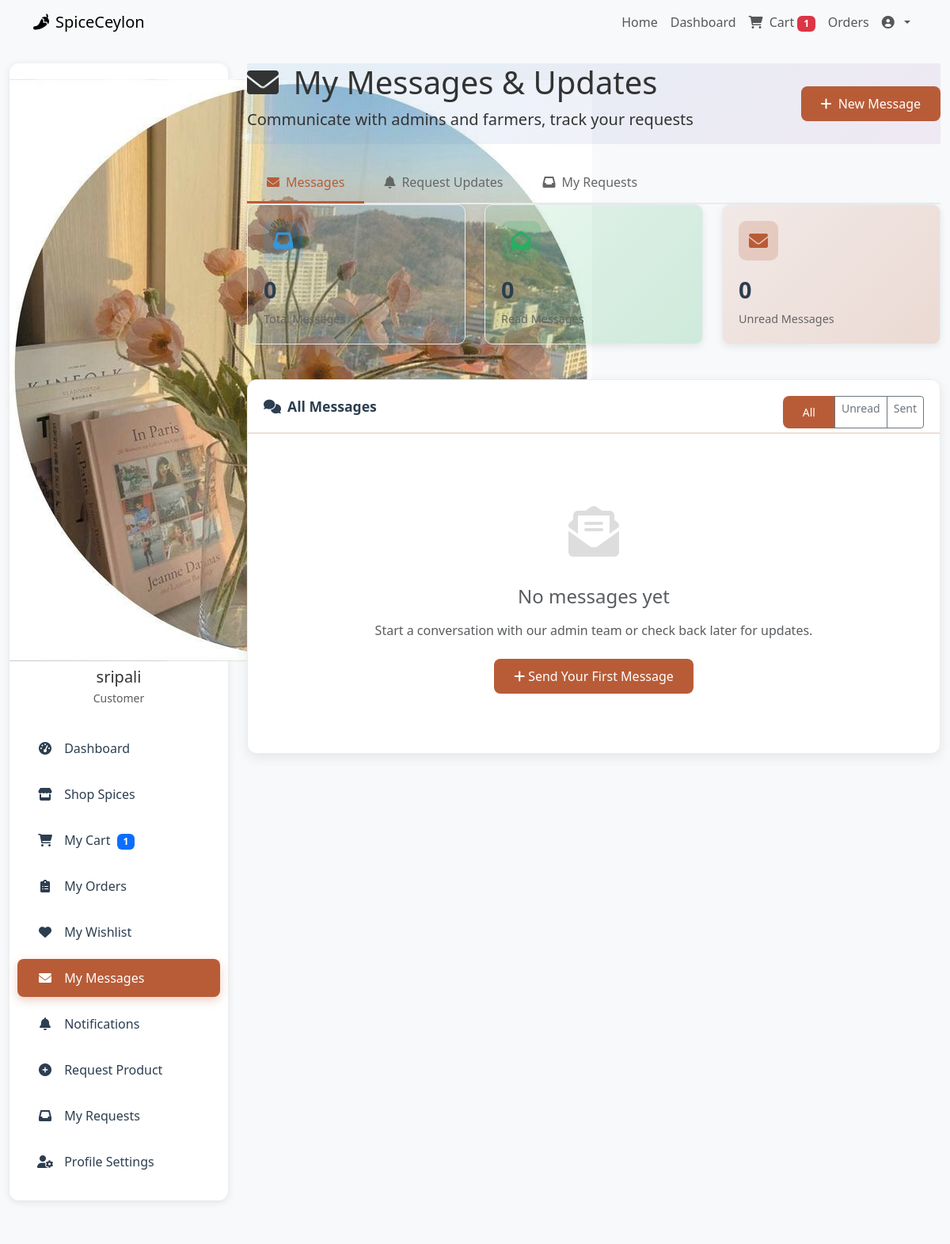
The app's page /customer/messages.php (signed in, upper part), older data.
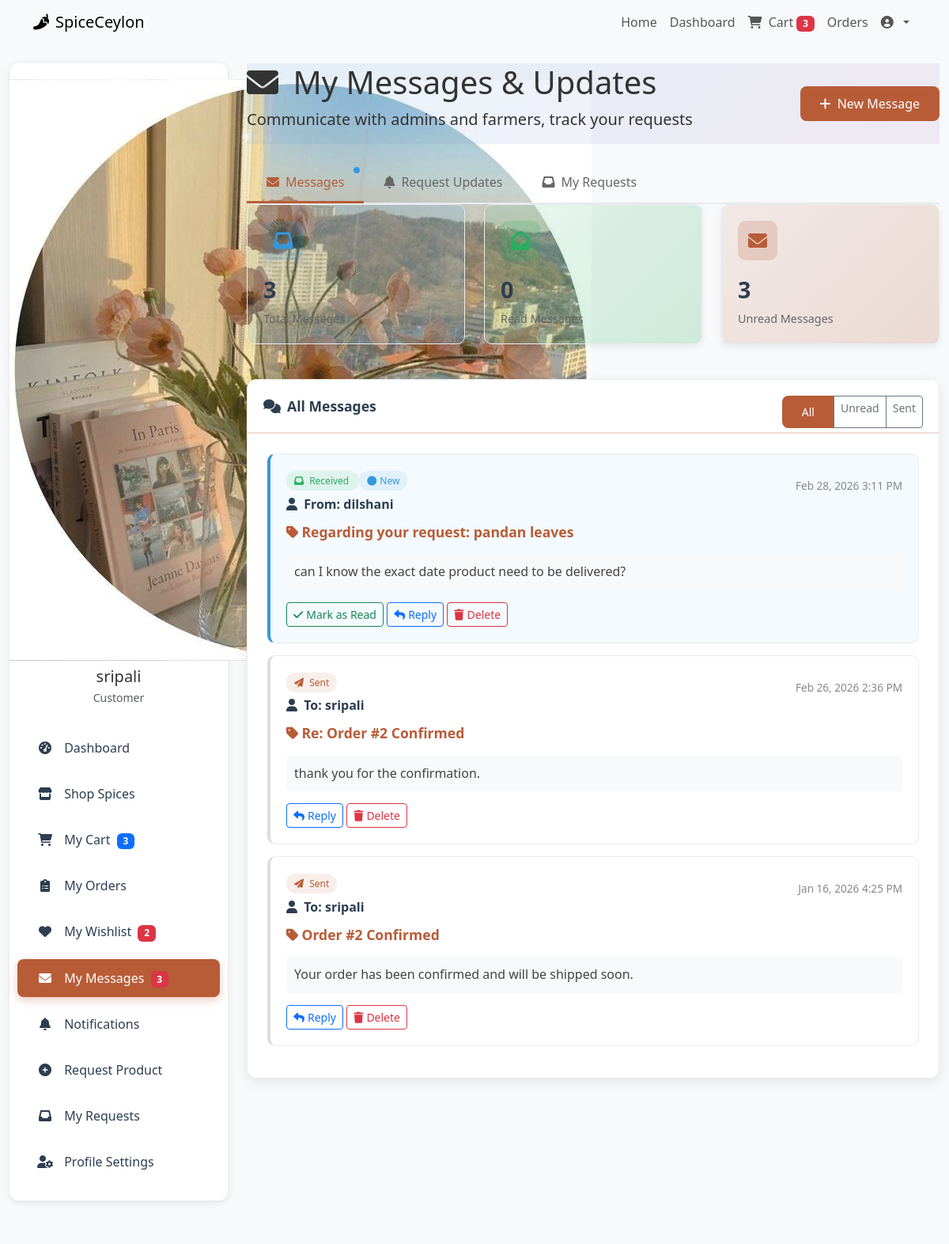
The same page, newer data.
### tables this page shows
CREATE TABLE `messages` (
  `id` int(11) NOT NULL,
  `sender_id` int(11) NOT NULL,
  `sender_role` enum('admin','farmer','customer') NOT NULL,
  `receiver_id` int(11) NOT NULL,
  `receiver_role` enum('admin','farmer','customer') NOT NULL,
  `subject` varchar(255) DEFAULT '',
  `message` text NOT NULL,
  `related_order_id` int(11) DEFAULT NULL,
  `related_product_id` int(11) DEFAULT NULL,
  `is_read` tinyint(1) DEFAULT 0,
  `created_at` timestamp NOT NULL DEFAULT current_timestamp()
);

CREATE TABLE `users` (
  `user_id` int(11) NOT NULL,
  `name` varchar(255) DEFAULT NULL,
  `email` varchar(255) DEFAULT NULL,
  `password` varchar(255) DEFAULT NULL,
  `phone` varchar(20) DEFAULT NULL,
  `address` varchar(255) DEFAULT NULL,
  `role` enum('customer','farmer') DEFAULT NULL,
  `farm_location` varchar(255) DEFAULT NULL,
  `profile_image` varchar(255) DEFAULT 'default-avatar.jpg',
  `is_registered` tinyint(1) DEFAULT 1,
  `created_at` timestamp NOT NULL DEFAULT current_timestamp(),
  `status` enum('pending','approved','active','inactive','suspended','rejected') NOT NULL DEFAULT 'pending' COMMENT 'User account status: pending=waiting approval, approved=approved but not active yet',
  `email_notifications` tinyint(1) DEFAULT 1,
  `push_notifications` tinyint(1) DEFAULT 1,
  `last_notification_check` timestamp NULL DEFAULT NULL
);

### customer/messages.php (the view, shortened to what the changed rows need)
<?php
require_once '../config/db.php';
$customer_id = $_SESSION['user_id'];
$cart_query = "SELECT COUNT(*) as cart_count FROM cart WHERE customer_id = ?";
$cart_stmt = $conn->prepare($cart_query);
$cart_stmt->bind_param("i", $customer_id);
$cart_stmt->execute();
$cart_result = $cart_stmt->get_result();
$cart_count = $cart_result->fetch_assoc()['cart_count'];
$wishlist_query = "SELECT COUNT(*) as wishlist_count FROM wishlist WHERE customer_id = ?";
$wishlist_stmt = $conn->prepare($wishlist_query);
$wishlist_stmt->bind_param("i", $customer_id);
$wishlist_stmt->execute();
$wishlist_result = $wishlist_stmt->get_result();
$wishlist_count = $wishlist_result->fetch_assoc()['wishlist_count'];
$unread_query = "SELECT COUNT(*) as count FROM messages WHERE receiver_id = ? AND receiver_role = 'customer' AND is_read = FALSE";
$unread_stmt = $conn->prepare($unread_query);
$unread_stmt->bind_param("i", $customer_id);
$unread_stmt->execute();
$unread_result = $unread_stmt->get_result();
$unread_count = $unread_result->fetch_assoc()['count'];
$messages_query = "SELECT m.*,
                   s.name as sender_name,
                   r.name as receiver_name,
                   p.name as product_name,
                   o.order_id as order_number
                   FROM messages m
                   LEFT JOIN users s ON m.sender_id = s.user_id AND m.sender_role = s.role
                   LEFT JOIN users r ON m.receiver_id = r.user_id AND m.receiver_role = r.role
                   LEFT JOIN products p ON m.related_product_id = p.product_id
                   LEFT JOIN orders o ON m.related_order_id = o.order_id
                   WHERE (m.sender_id = ? AND m.sender_role = 'customer')
                   OR (m.receiver_id = ? AND m.receiver_role = 'customer')
                   ORDER BY m.created_at DESC";
$messages_stmt = $conn->prepare($messages_query);
$messages_stmt->bind_param("ii", $customer_id, $customer_id);
$messages_stmt->execute();
$messages_result = $messages_stmt->get_result();
$active_tab = isset($_GET['tab']) ? $_GET['tab'] : 'messages';
?>
<!DOCTYPE html>
<html lang="en">
<head>
    <link href="https://cdn.jsdelivr.net/npm/bootstrap@5.3.0/dist/css/bootstrap.min.css" rel="stylesheet">
    <link rel="stylesheet" href="https://cdnjs.cloudflare.com/ajax/libs/font-awesome/6.0.0/css/all.min.css">
</head>
<body>
    <nav class="navbar navbar-expand-lg">
        <div class="container">
            <div class="collapse navbar-collapse" id="navbarNav">
                <ul class="navbar-nav ms-auto">
                    <li class="nav-item">
                        <a class="nav-link" href="cart.php">
                            <i class="fas fa-shopping-cart me-1"></i> Cart
                            <?php if($cart_count > 0): ?>
                                <span class="badge bg-danger"><?php echo $cart_count; ?></span>
                            <?php endif; ?>
                        </a>
                    </li>
                </ul>
            </div>
        </div>
    </nav>
    <div class="container-fluid mt-4 dashboard-container">
        <div class="row">
            <div class="col-lg-3">
                <div class="sidebar">
                    <ul class="nav flex-column">
                        <li class="nav-item">
                            <a class="nav-link" href="cart.php">
                                <i class="fas fa-shopping-cart"></i>
                                My Cart
                                <?php if($cart_count > 0): ?>
                                    <span class="badge bg-primary ms-1"><?php echo $cart_count; ?></span>
                                <?php endif; ?>
                            </a>
                        </li>
                        <li class="nav-item">
                            <a class="nav-link" href="wishlist.php">
                                <i class="fas fa-heart"></i>
                                My Wishlist
                                <?php if($wishlist_count > 0): ?>
                                    <span class="badge bg-danger ms-1"><?php echo $wishlist_count; ?></span>
                                <?php endif; ?>
                            </a>
                        </li>
                        <li class="nav-item">
                            <a class="nav-link active" href="messages.php">
                                <i class="fas fa-envelope"></i>
                                My Messages
                                <?php if($unread_count > 0): ?>
                                    <span class="badge bg-danger ms-1"><?php echo $unread_count; ?></span>
                                <?php endif; ?>
                            </a>
                        </li>
                    </ul>
                </div>
            </div>
            <div class="col-lg-9">
                <div class="welcome-banner" style="background: linear-gradient(135deg, rgba(52, 152, 219, 0.1), rgba(155, 89, 182, 0.1));">
                    <div class="d-flex justify-content-between align-items-center flex-wrap">
                        <div>
                            <h1 class="display-6"><i class="fas fa-envelope me-2"></i> My Messages & Updates</h1>
                        </div>
                    </div>
                </div>
                <ul class="nav nav-tabs mt-4">
                    <li class="nav-item">
                        <a class="nav-link <?php echo $active_tab == 'messages' ? 'active' : ''; ?>" href="?tab=messages">
                            <i class="fas fa-envelope me-2"></i>Messages
                            <?php if($unread_count > 0): ?>
                                <span class="notification-indicator"></span>
                            <?php endif; ?>
                        </a>
                    </li>
                </ul>
                <?php if($active_tab == 'messages'): ?>
                <div class="row mb-4">
                    <div class="col-md-4">
                        <div class="stat-card" style="background: linear-gradient(135deg, rgba(52, 152, 219, 0.1), rgba(52, 152, 219, 0.2));">
                            <div class="stat-icon" style="background: rgba(52, 152, 219, 0.2); color: var(--spice-blue);">
                                <i class="fas fa-inbox"></i>
                            </div>
                            <div class="stat-value"><?php echo $messages_result->num_rows; ?></div>
                            <div class="stat-label">Total Messages</div>
                        </div>
                    </div>
                    <div class="col-md-4">
                        <div class="stat-card" style="background: linear-gradient(135deg, rgba(39, 174, 96, 0.1), rgba(39, 174, 96, 0.2));">
                            <div class="stat-icon" style="background: rgba(39, 174, 96, 0.2); color: var(--spice-green);">
                                <i class="fas fa-envelope-open"></i>
                            </div>
                            <div class="stat-value"><?php echo $messages_result->num_rows - $unread_count; ?></div>
                            <div class="stat-label">Read Messages</div>
                        </div>
                    </div>
                    <div class="col-md-4">
                        <div class="stat-card" style="background: linear-gradient(135deg, rgba(184, 92, 56, 0.1), rgba(184, 92, 56, 0.2));">
                            <div class="stat-icon" style="background: rgba(184, 92, 56, 0.2); color: var(--spice-red);">
                                <i class="fas fa-envelope"></i>
                            </div>
                            <div class="stat-value"><?php echo $unread_count; ?></div>
                            <div class="stat-label">Unread Messages</div>
                        </div>
                    </div>
                </div>
                <div class="dashboard-card">
                    <div class="card-header">
                        <i class="fas fa-comments me-2"></i>All Messages
                        <div class="float-end">
                            <div class="btn-group" role="group">
                                <a href="?tab=messages&filter=all" class="btn btn-sm <?php echo !isset($_GET['filter']) || $_GET['filter'] == 'all' ? 'btn-spice' : 'btn-outline-secondary'; ?>">All</a>
                                <a href="?tab=messages&filter=unread" class="btn btn-sm <?php echo isset($_GET['filter']) && $_GET['filter'] == 'unread' ? 'btn-spice' : 'btn-outline-secondary'; ?>">Unread</a>
                                <a href="?tab=messages&filter=sent" class="btn btn-sm <?php echo isset($_GET['filter']) && $_GET['filter'] == 'sent' ? 'btn-spice' : 'btn-outline-secondary'; ?>">Sent</a>
                            </div>
                        </div>
                    </div>
                    <div class="card-body">
                        <?php if($messages_result->num_rows > 0): ?>
                            <div class="messages-list">
                                <?php
                                $messages_result->data_seek(0);
                                while($message = $messages_result->fetch_assoc()):
                                    $is_sent = $message['sender_id'] == $customer_id;
                                    $is_unread = !$message['is_read'] && !$is_sent;
                                ?>
                                <div class="message-item <?php echo $is_unread ? 'unread' : 'read'; ?>">
                                    <div class="d-flex justify-content-between align-items-start">
                                        <div>
                                            <span class="message-badge <?php echo $is_sent ? 'badge-outgoing' : 'badge-incoming'; ?>">
                                                <i class="fas fa-<?php echo $is_sent ? 'paper-plane' : 'inbox'; ?> me-1"></i>
                                                <?php echo $is_sent ? 'Sent' : 'Received'; ?>
                                            </span>
                                            <?php if($is_unread): ?>
                                                <span class="message-badge" style="background: rgba(52, 152, 219, 0.1); color: var(--spice-blue);">
                                                    <i class="fas fa-circle me-1"></i>New
                                                </span>
                                            <?php endif; ?>
                                        </div>
                                        <div class="message-meta">
                                            <?php echo date('M j, Y g:i A', strtotime($message['created_at'])); ?>
                                        </div>
                                    </div>
                                    <div class="message-sender">
                                        <i class="fas fa-user me-1"></i>
                                        <strong><?php echo $is_sent ? 'To: ' . htmlspecialchars($message['receiver_name'] ?? 'Admin') : 'From: ' . htmlspecialchars($message['sender_name'] ?? 'Admin'); ?></strong>
                                    </div>
                                    <div class="message-subject">
                                        <i class="fas fa-tag me-1"></i><?php echo htmlspecialchars($message['subject']); ?>
                                    </div>
                                    <div class="message-content">
                                        <?php echo nl2br(htmlspecialchars($message['message'])); ?>
                                    </div>
                                    <div class="message-actions">
                                        <?php if(!$is_sent && $is_unread): ?>
                                            <a href="?tab=messages&read=<?php echo $message['id']; ?>" class="btn btn-sm btn-outline-success">
                                                <i class="fas fa-check me-1"></i>Mark as Read
                                            </a>
                                        <?php endif; ?>
                                        <a href="?tab=messages&reply=<?php echo $message['id']; ?>" class="btn btn-sm btn-outline-primary" data-bs-toggle="modal" data-bs-target="#replyModal"
                                           data-subject="Re: <?php echo htmlspecialchars($message['subject']); ?>"
                                           data-receiver-id="<?php echo $is_sent ? $message['receiver_id'] : $message['sender_id']; ?>"
                                           data-receiver-role="<?php echo $is_sent ? $message['receiver_role'] : $message['sender_role']; ?>">
                                            <i class="fas fa-reply me-1"></i>Reply
                                        </a>
                                        <a href="?tab=messages&delete=<?php echo $message['id']; ?>" class="btn btn-sm btn-outline-danger" onclick="return confirm('Are you sure you want to delete this message?')">
                                            <i class="fas fa-trash me-1"></i>Delete
                                        </a>
                                    </div>
                                </div>
                                <?php endwhile; ?>
                            </div>
                        <?php else: ?>
                            <div class="empty-state">
                                <div class="empty-state-icon">
                                    <i class="fas fa-envelope-open-text"></i>
                                </div>
                                <h4 class="text-muted mb-3">No messages yet</h4>
                                <p class="text-muted mb-4">Start a conversation with our admin team or check back later for updates.</p>
                                <button class="btn btn-spice" data-bs-toggle="modal" data-bs-target="#newMessageModal">
                                    <i class="fas fa-plus me-1"></i>Send Your First Message
                                </button>
                            </div>
                        <?php endif; ?>
                    </div>
                </div>
                <?php endif; ?>
            </div>
        </div>
    </div>
</body>
</html>

Row changes from the older to the newer data that the page shows:
added messages: shows "Received", is_read 0 (drawn), created_at "Feb 28, 2026 3:11 PM", sender.name "dilshani", subject "Regarding your request: pandan leaves", message "can I know the exact date product need to be delivered?"
added messages: shows "Sent", created_at "Feb 26, 2026 2:36 PM", sender.name "sripali", subject "Re: Order #2 Confirmed", message "thank you for the confirmation."
added messages: shows "Sent", created_at "Jan 16, 2026 4:25 PM", sender.name "sripali", subject "Order #2 Confirmed", message "Your order has been confirmed and will be shipped soon."
Text that changed along with them:
$cart_count: "1" → "3"
$wishlist_count: (not shown) → "2"
$unread_count: (not shown) → "3"
$messages_result->num_rows: "0" → "3"
$unread_count: "0" → "3"
text no longer shown: "No messages yet Start a conversation with our admin team or check back later for updates. Send Your First Message"
